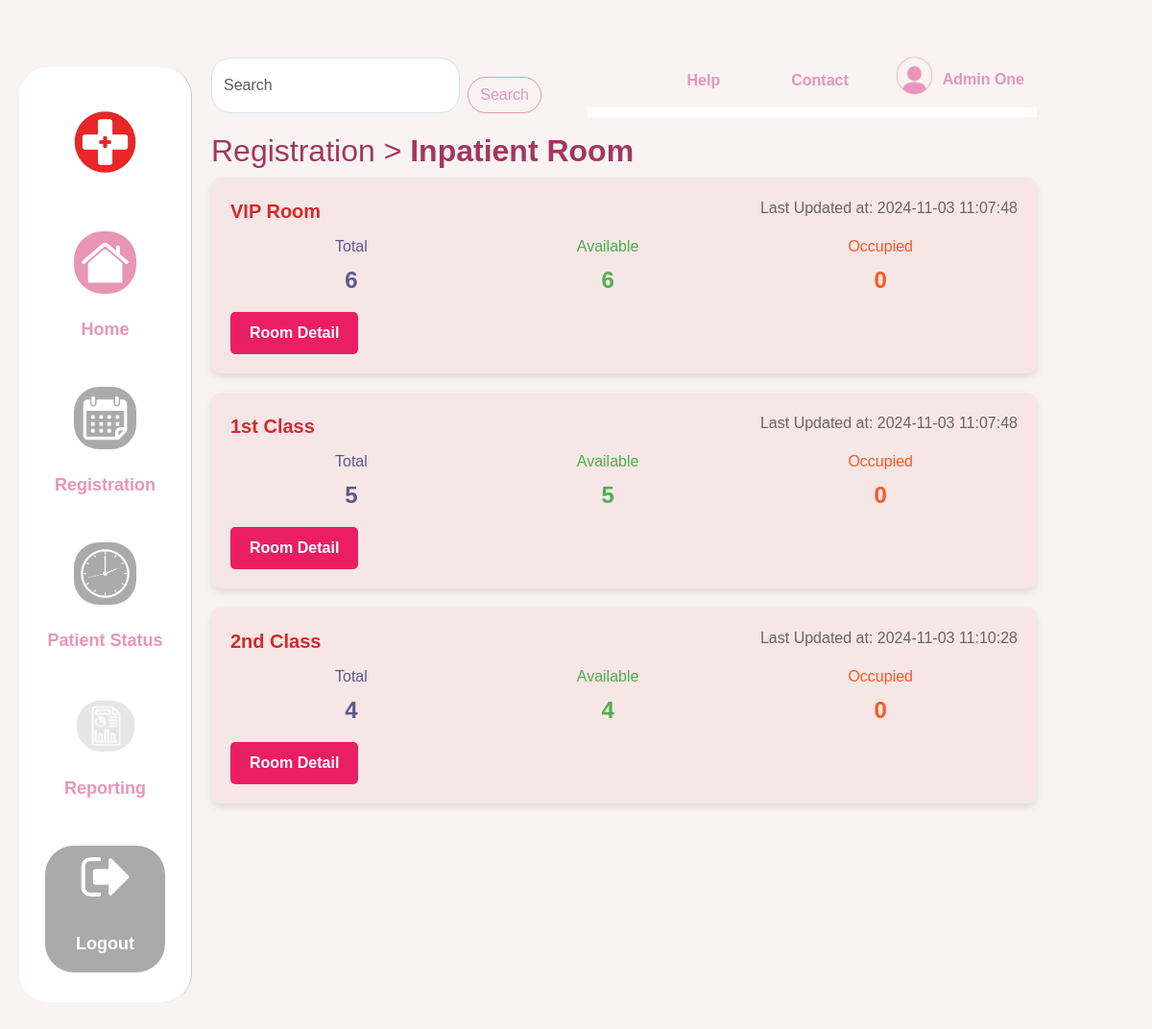
The app's page /inpatient.php (signed in) with its own data.
### tables this page shows
CREATE TABLE `msroomheader` (
  `room_id` varchar(5) NOT NULL,
  `name` varchar(30) DEFAULT NULL,
  `total` int(10) DEFAULT NULL,
  `price` int(10) DEFAULT NULL,
  `date` datetime DEFAULT NULL,
  `last_update` datetime DEFAULT NULL
);

### inpatient.php (the view, shortened to what this page needs)
<?php
$conn = getConnection();
$sql = "
    SELECT h.room_id, h.name, h.total, h.price, h.date, h.last_update,
           SUM(CASE WHEN d.status = 'Available' THEN 1 ELSE 0 END) AS available_count,
           SUM(CASE WHEN d.status = 'Occupied' THEN 1 ELSE 0 END) AS occupied_count,
           COUNT(d.room_id) AS total_count
    FROM MsRoomHeader h
    LEFT JOIN MsRoomDetails d ON h.room_id = d.room_id
    GROUP BY h.room_id
";
$result = $conn->query($sql);
$availableRooms = [];
if ($result && $result->num_rows > 0) {
    while ($row = $result->fetch_assoc()) {
        $availableRooms[] = $row;
    }
}
?>
<!DOCTYPE html>
<html lang="en">
<head>
    <link
        href="https://cdn.jsdelivr.net/npm/bootstrap@5.3.0/dist/css/bootstrap.min.css"
        rel="stylesheet" />
    <link rel="stylesheet" href="css/inpatient.css" />
</head>
<body>
    <div class="container-fluid">
        <div class="row">
            <?php include 'sidebar.php' ?>
            <div class="col-md-10 content">
                <?php include 'topbar.php' ?>
                <h1 class="fw-medium">Registration > <span class="fw-bold">Inpatient Room</span></h1>
                <div class="room-section">
                    <?php foreach ($availableRooms as $room): ?>
                        <div class="room">
                            <div class="room-header">
                                <span class="room-title"><?php echo htmlspecialchars($room['name']); ?></span>
                                <span class="room-update" style="font-size: 16px;">Last Updated at: <?php echo htmlspecialchars($room['last_update']); ?></span>
                            </div>
                            <div class="room-stats">
                                <div class="total-rooms">Total <span><?php echo htmlspecialchars($room['total_count']); ?></span></div>
                                <div class="available-rooms">Available <span><?php echo htmlspecialchars($room['available_count']); ?></span></div>
                                <div class="queue">Occupied <span><?php echo htmlspecialchars($room['occupied_count']); ?></span></div>
                            </div>
                            <a href="room_details.php?room_id=<?php echo htmlspecialchars($room['room_id']); ?>" class="room-detail-button">Room Detail</a>
                        </div>
                    <?php endforeach; ?>
                </div>
            </div>
        </div>
    </div>
</body>
</html>

### css/inpatient.css (style rules this page uses)
:root { --bg-color: #f9f3f3; --text-color: #a2375f; --accent-color: #e895b7; --link-color: #a2375f; }
body { font-family: "Arial", sans-serif; background-color: var(--bg-color); color: var(--text-color); margin: 0 20px 20px 100px; padding: 20px 0; }
.content { background-color: var(--bg-color); padding: 20px; }
h1 { font-weight: bold; font-size: 2rem; color: var(--text-color); }
.room-section { display: flex; flex-direction: column; gap: 20px; }
.room { background-color: #f7e6e6; border-radius: 10px; padding: 20px; box-shadow: 0 4px 8px rgba(0, 0, 0, 0.1); }
.room-header { display: flex; justify-content: space-between; margin-bottom: 10px; }
.room-title { font-size: 20px; font-weight: bold; color: #D22B2B; }
.room-update { font-size: 12px; color: #666; }
.room-stats { display: flex; justify-content: space-around; margin-bottom: 15px; }
.room-stats div { display: flex; flex-direction: column; align-items: center; }
.total-rooms span, .available-rooms span, .queue span { font-size: 24px; font-weight: bold; margin-top: 5px; }
.total-rooms { color: #5A5A8B; }
.available-rooms { color: #4CAF50; }
.queue { color: #FF5722; }
.room-detail-button { display: inline-block; padding: 10px 20px; background-color: #E91E63; color: white; border-radius: 5px; text-align: center; text-decoration: none; font-weight: bold; }

### records on screen
msroomheader: name "VIP Room", last_update "2024-11-03 11:07:48", total_count "6", available_count "6", occupied_count "0"
msroomheader: name "1st Class", last_update "2024-11-03 11:07:48", total_count "5", available_count "5", occupied_count "0"
msroomheader: name "2nd Class", last_update "2024-11-03 11:10:28", total_count "4", available_count "4", occupied_count "0"

### other values on screen
$_SESSION['fullname'] "Admin One"
